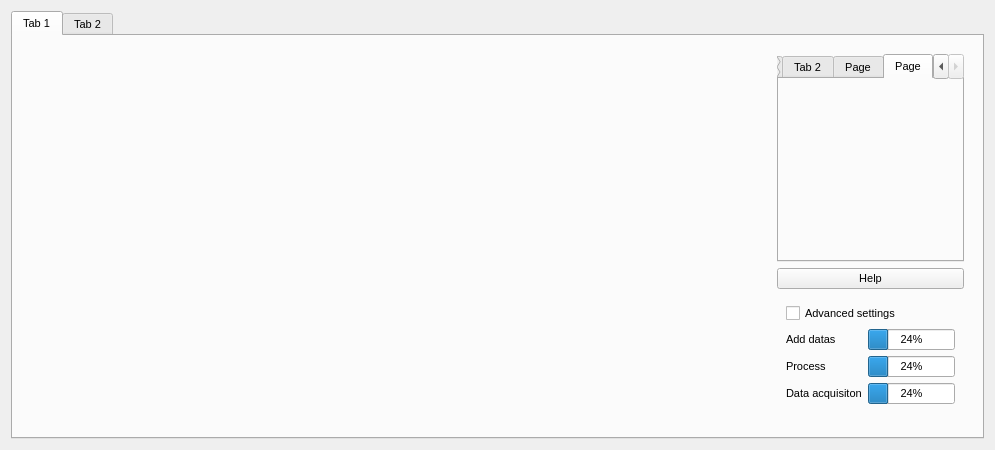
<?xml version="1.0" encoding="UTF-8"?>
<ui version="4.0">
 <class>HMainDisplay</class>
 <widget class="QWidget" name="HMainDisplay">
  <property name="geometry">
   <rect>
    <x>0</x>
    <y>0</y>
    <width>995</width>
    <height>450</height>
   </rect>
  </property>
  <property name="windowTitle">
   <string>Form</string>
  </property>
  <layout class="QGridLayout" name="gridLayout_3">
   <item row="0" column="0">
    <widget class="QTabWidget" name="_main_tab">
     <property name="font">
      <font>
       <pointsize>8</pointsize>
      </font>
     </property>
     <property name="currentIndex">
      <number>0</number>
     </property>
     <widget class="QWidget" name="tab">
      <attribute name="title">
       <string>Tab 1</string>
      </attribute>
      <layout class="QGridLayout" name="gridLayout_6" rowstretch="1,0,0" columnstretch="100,1">
       <item row="0" column="0" rowspan="3">
        <widget class="HdisplayResult" name="_displayResult" native="true">
         <property name="font">
          <font>
           <pointsize>8</pointsize>
          </font>
         </property>
        </widget>
       </item>
       <item row="0" column="1" rowspan="2">
        <widget class="QWidget" name="_retractable_widget" native="true">
         <property name="sizePolicy">
          <sizepolicy hsizetype="Expanding" vsizetype="Preferred">
           <horstretch>0</horstretch>
           <verstretch>0</verstretch>
          </sizepolicy>
         </property>
         <layout class="QVBoxLayout" name="verticalLayout" stretch="0,0,0">
          <item>
           <widget class="QTabWidget" name="_parameters_tab">
            <property name="font">
             <font>
              <pointsize>8</pointsize>
             </font>
            </property>
            <property name="currentIndex">
             <number>3</number>
            </property>
            <widget class="QWidget" name="tab_3">
             <attribute name="title">
              <string>Tab 1</string>
             </attribute>
             <layout class="QGridLayout" name="gridLayout_2">
              <item row="0" column="0">
               <widget class="HAcquisitionDisplay" name="_params_acquisition" native="true"/>
              </item>
             </layout>
            </widget>
            <widget class="QWidget" name="tab_4">
             <attribute name="title">
              <string>Tab 2</string>
             </attribute>
             <layout class="QGridLayout" name="gridLayout_5">
              <item row="0" column="0">
               <widget class="HAnalysisParams" name="_params_analysis" native="true"/>
              </item>
             </layout>
            </widget>
            <widget class="HSaveData" name="_save_widget">
             <attribute name="title">
              <string>Page</string>
             </attribute>
            </widget>
            <widget class="QWidget" name="tab_5">
             <attribute name="title">
              <string>Page</string>
             </attribute>
             <layout class="QGridLayout" name="gridLayout_7"/>
            </widget>
           </widget>
          </item>
          <item>
           <widget class="QPushButton" name="_help">
            <property name="text">
             <string>Help</string>
            </property>
           </widget>
          </item>
          <item>
           <widget class="QWidget" name="widget" native="true">
            <property name="font">
             <font>
              <pointsize>8</pointsize>
             </font>
            </property>
            <layout class="QGridLayout" name="gridLayout">
             <item row="4" column="0">
              <widget class="QLabel" name="label_2">
               <property name="font">
                <font>
                 <pointsize>8</pointsize>
                </font>
               </property>
               <property name="text">
                <string>Data acquisiton</string>
               </property>
              </widget>
             </item>
             <item row="2" column="0">
              <widget class="QLabel" name="_label_analysis">
               <property name="font">
                <font>
                 <pointsize>8</pointsize>
                </font>
               </property>
               <property name="text">
                <string>Add datas</string>
               </property>
              </widget>
             </item>
             <item row="4" column="1">
              <widget class="QProgressBar" name="_progressBarDataAcquisition">
               <property name="font">
                <font>
                 <pointsize>8</pointsize>
                </font>
               </property>
               <property name="value">
                <number>24</number>
               </property>
              </widget>
             </item>
             <item row="3" column="0">
              <widget class="QLabel" name="_label_acquisition_process">
               <property name="font">
                <font>
                 <pointsize>8</pointsize>
                </font>
               </property>
               <property name="text">
                <string>Process</string>
               </property>
              </widget>
             </item>
             <item row="3" column="1">
              <widget class="QProgressBar" name="_progressBarAcquisitionProcess">
               <property name="font">
                <font>
                 <pointsize>8</pointsize>
                </font>
               </property>
               <property name="value">
                <number>24</number>
               </property>
              </widget>
             </item>
             <item row="1" column="0" colspan="2">
              <widget class="QCheckBox" name="_HMI_mode">
               <property name="font">
                <font>
                 <pointsize>8</pointsize>
                </font>
               </property>
               <property name="text">
                <string>Advanced settings</string>
               </property>
              </widget>
             </item>
             <item row="2" column="1">
              <widget class="QProgressBar" name="_progressBarAnalysis">
               <property name="font">
                <font>
                 <pointsize>8</pointsize>
                </font>
               </property>
               <property name="value">
                <number>24</number>
               </property>
              </widget>
             </item>
            </layout>
           </widget>
          </item>
         </layout>
        </widget>
       </item>
      </layout>
     </widget>
     <widget class="QWidget" name="tab_2">
      <attribute name="title">
       <string>Tab 2</string>
      </attribute>
      <layout class="QGridLayout" name="gridLayout_4">
       <item row="0" column="0">
        <widget class="HPlot" name="_plot" native="true"/>
       </item>
      </layout>
     </widget>
    </widget>
   </item>
  </layout>
 </widget>
 <customwidgets>
  <customwidget>
   <class>HAcquisitionDisplay</class>
   <extends>QWidget</extends>
   <header>HAcquisitionDisplay.h</header>
   <container>1</container>
  </customwidget>
  <customwidget>
   <class>HAnalysisParams</class>
   <extends>QWidget</extends>
   <header>HAnalysisParams.h</header>
   <container>1</container>
  </customwidget>
  <customwidget>
   <class>HdisplayResult</class>
   <extends>QWidget</extends>
   <header>HdisplayResult.h</header>
   <container>1</container>
  </customwidget>
  <customwidget>
   <class>HPlot</class>
   <extends>QWidget</extends>
   <header>HPlot.h</header>
   <container>1</container>
  </customwidget>
  <customwidget>
   <class>HSaveData</class>
   <extends>QWidget</extends>
   <header>HSaveData.h</header>
   <container>1</container>
  </customwidget>
 </customwidgets>
 <resources/>
 <connections/>
</ui>
